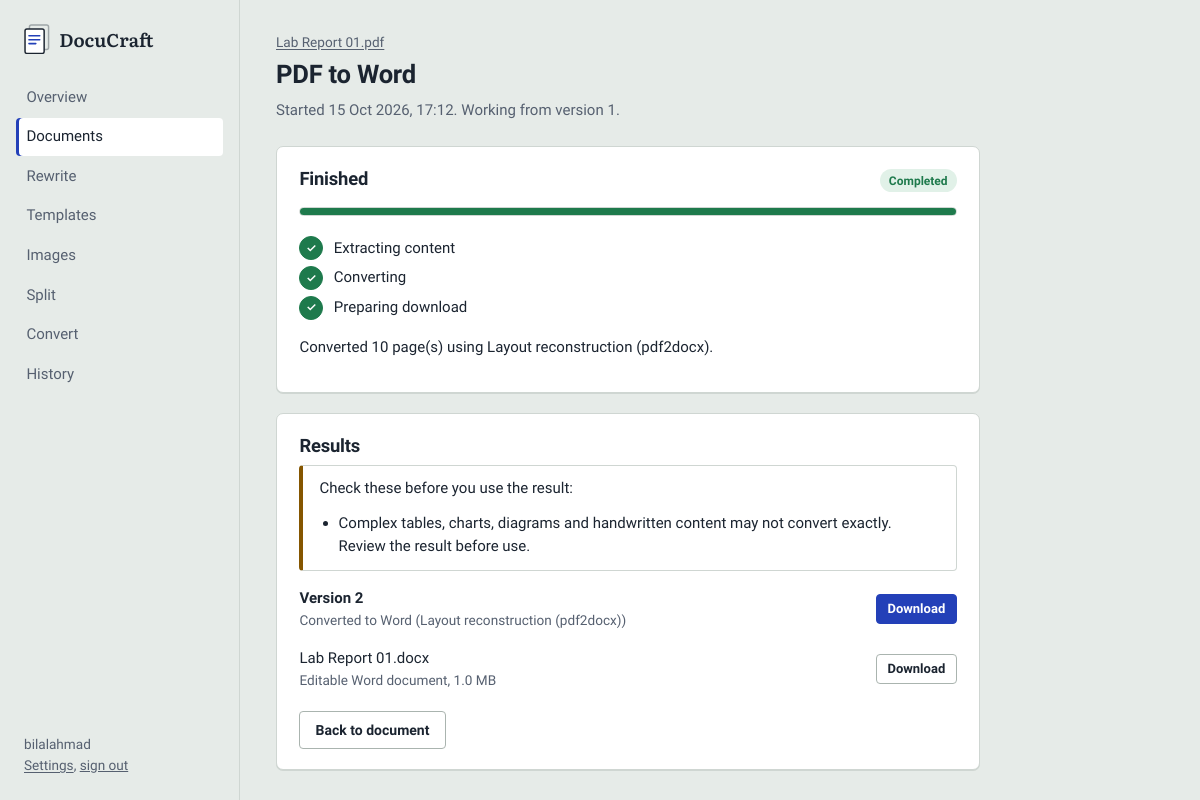
The app's page /jobs/1/ (signed in) with its own data.
### apps/documents/models.py (models this page shows, shortened)
class ProcessingJob(models.Model):
    OPERATIONS = [
        ("rewrite", "AI rewrite"),
        ("format", "Apply template"),
        ("image_edit", "Image edit"),
        ("split", "Split document"),
        ("convert_docx_pdf", "Word to PDF"),
        ("convert_pdf_docx", "PDF to Word"),
        ("pipeline", "Combined workflow"),
    ]
    STATUS = [("queued", "Queued"), ("running", "Running"), ("completed", "Completed"), ("failed", "Failed")]
    STAGES = [
        ("queued", "Queued"), ("extracting", "Extracting content"), ("rewriting", "Rewriting"),
        ("validating", "Validating"), ("enhancing", "Enhancing images"), ("formatting", "Formatting"),
        ("splitting", "Splitting"), ("converting", "Converting"), ("preparing", "Preparing download"),
        ("completed", "Completed"), ("failed", "Failed"),
    ]
    document = models.ForeignKey(Document, on_delete=models.CASCADE, related_name="jobs")
    user = models.ForeignKey(settings.AUTH_USER_MODEL, on_delete=models.CASCADE, related_name="jobs")
    operation = models.CharField(max_length=30, choices=OPERATIONS)
    status = models.CharField(max_length=20, choices=STATUS, default="queued")
    stage = models.CharField(max_length=20, choices=STAGES, default="queued")
    progress = models.PositiveSmallIntegerField(default=0)
    message = models.CharField(max_length=300, blank=True)
    options = models.JSONField(default=dict, blank=True)
    result = models.JSONField(default=dict, blank=True)
    source_version = models.ForeignKey(DocumentVersion, null=True, blank=True, on_delete=models.SET_NULL,
                                       related_name="jobs_as_source")
    output_version = models.ForeignKey(DocumentVersion, null=True, blank=True, on_delete=models.SET_NULL,
                                       related_name="jobs_as_output")
    error = models.TextField(blank=True)
    created_at = models.DateTimeField(auto_now_add=True)
    started_at = models.DateTimeField(null=True, blank=True)
    heartbeat_at = models.DateTimeField(null=True, blank=True)
    completed_at = models.DateTimeField(null=True, blank=True)
    class Meta:
        ordering = ["-created_at"]
    @property
    def is_active(self):
        return self.status in ("queued", "running")

class Document(models.Model):
    TYPE_CHOICES = [("docx", "Word"), ("pdf", "PDF")]
    STATUS_CHOICES = [("uploaded", "Uploaded"), ("processing", "Processing"), ("ready", "Ready"), ("failed", "Failed")]
    owner = models.ForeignKey(settings.AUTH_USER_MODEL, on_delete=models.CASCADE, related_name="documents")
    original_filename = models.CharField(max_length=255)
    original_file = models.FileField(upload_to=original_upload_to, max_length=300)
    file_type = models.CharField(max_length=10, choices=TYPE_CHOICES)
    file_size = models.PositiveBigIntegerField(default=0)
    page_count = models.PositiveIntegerField(null=True, blank=True)
    inspection = models.JSONField(default=dict, blank=True)
    status = models.CharField(max_length=20, choices=STATUS_CHOICES, default="uploaded")
    active_template = models.ForeignKey("templates_manager.DocumentTemplate", null=True, blank=True,
                                        on_delete=models.SET_NULL)
    error_message = models.TextField(blank=True)
    uploaded_at = models.DateTimeField(auto_now_add=True)
    updated_at = models.DateTimeField(auto_now=True)
    objects = DocumentQuerySet.as_manager()
    class Meta:
        ordering = ["-uploaded_at"]
        indexes = [models.Index(fields=["owner", "-uploaded_at"])]
    def get_absolute_url(self):
        return reverse("documents:detail", args=[self.pk])

class DocumentVersion(models.Model):
    OPERATIONS = [
        ("upload", "Original upload"),
        ("rewrite", "AI rewrite"),
        ("format", "Template formatting"),
        ("image_edit", "Image edit"),
        ("convert_pdf_docx", "Converted from PDF"),
        ("pipeline", "Combined workflow"),
    ]
    document = models.ForeignKey(Document, on_delete=models.CASCADE, related_name="versions")
    parent = models.ForeignKey("self", null=True, blank=True, on_delete=models.SET_NULL, related_name="children")
    version_number = models.PositiveIntegerField()
    file = models.FileField(upload_to=processed_upload_to, max_length=300)
    file_type = models.CharField(max_length=10, choices=Document.TYPE_CHOICES)
    operation = models.CharField(max_length=30, choices=OPERATIONS)
    summary = models.CharField(max_length=500, blank=True)
    details = models.JSONField(default=dict, blank=True)
    is_current = models.BooleanField(default=False)
    created_at = models.DateTimeField(auto_now_add=True)
    class Meta:
        ordering = ["-version_number"]
        unique_together = [("document", "version_number")]

class JobOutput(models.Model):
    job = models.ForeignKey(ProcessingJob, on_delete=models.CASCADE, related_name="outputs")
    file = models.FileField(upload_to=processed_upload_to, max_length=300)
    label = models.CharField(max_length=200)
    filename = models.CharField(max_length=200)
    file_type = models.CharField(max_length=10)
    size = models.PositiveBigIntegerField(default=0)
    created_at = models.DateTimeField(auto_now_add=True)
    class Meta:
        ordering = ["id"]

### apps/documents/views.py (the view)
# urls.py: path("jobs/<int:pk>/", views.job_detail, name="job"),
@login_required
def job_detail(request, pk):
    job = get_object_or_404(ProcessingJob.objects.select_related("document", "output_version"), pk=pk, user=request.user)
    stages = {
        "rewrite": ["extracting", "rewriting", "validating", "formatting", "preparing"],
        "pipeline": ["extracting", "rewriting", "validating", "formatting", "converting", "preparing"],
        "format": ["extracting", "formatting", "preparing"],
        "image_edit": ["extracting", "enhancing", "formatting"],
        "split": ["extracting", "splitting", "preparing"],
        "convert_docx_pdf": ["extracting", "converting", "preparing"],
        "convert_pdf_docx": ["extracting", "converting", "preparing"],
    }.get(job.operation, ["extracting", "preparing"])
    labels = dict(ProcessingJob.STAGES)
    return render(request, "documents/job.html", {"job": job, "stages": [(s, labels[s]) for s in stages]})

### apps/core/context_processors.py (called while the page is built)
def navigation(request):
    if not getattr(request, "user", None) or not request.user.is_authenticated:
        return {}
    match = getattr(request, "resolver_match", None)
    current = f"{match.namespace}:{match.url_name}" if match and match.namespace else ""
    items = []
    for url_name, label, prefixes in NAV:
        active = any(current == p or (p.endswith(":") and current.startswith(p)) for p in prefixes)
        items.append({"url": reverse(url_name), "label": label, "active": active})
    return {"nav_items": items}

### apps/core/templatetags/docucraft.py (called while the page is built)
@register.filter
def tone(status):
    return TONES.get(str(status), "quiet")

### templates/documents/job.html (shortened to what this page needs)
{% extends "base.html" %}{% load docucraft %}
{% block content %}
<div class="page-head">
  <div>
    <div class="crumb"><a href="{{ job.document.get_absolute_url }}">{{ job.document.original_filename }}</a></div>
    <h1>{{ job.get_operation_display }}</h1>
    <p>Started {{ job.created_at|date:"j M Y, H:i" }}.{% if job.source_version %} Working from version {{ job.source_version.version_number }}.{% endif %}</p>
  </div>
</div>
<section class="sheet job is-{{ job.status }}" data-job="{% url 'documents:job_status' job.pk %}" data-status="{{ job.status }}">
  <div class="sheet-head"><h2 data-job-title>{% if job.status == "completed" %}Finished{% elif job.status == "failed" %}This job did not finish{% else %}Working on it{% endif %}</h2><span class="badge badge--{{ job.status|tone }}" data-job-badge>{{ job.get_status_display }}</span></div>
  <div class="meter" role="progressbar" aria-label="Progress" aria-valuemin="0" aria-valuemax="100" aria-valuenow="{{ job.progress }}"><span style="width: {{ job.progress }}%"></span></div>
  <ol class="stages">
    {% for key, label in stages %}<li data-stage="{{ key }}">{{ label }}</li>{% endfor %}
  </ol>
  <p class="job-message" data-job-message aria-live="polite">{% if job.status == "failed" %}{{ job.error }}{% else %}{{ job.message }}{% endif %}</p>
</section>
{% if job.status == "completed" %}
<section class="sheet job">
  <h2>Results</h2>
  {% with warnings=job.result.warnings %}{% if warnings %}<div class="notice notice--warning"><p>Check these before you use the result:</p><ul>{% for w in warnings %}<li>{{ w }}</li>{% endfor %}</ul></div>{% endif %}{% endwith %}
  {% if job.output_version %}
  <ul class="rows" style="margin-top:1rem">
    <li><span class="grow"><strong>Version {{ job.output_version.version_number }}</strong><span class="muted small">{{ job.output_version.summary }}</span></span><a class="btn btn-sm btn-primary" href="{% url 'documents:download_version' job.output_version.pk %}">Download</a></li>
  </ul>
  {% endif %}
  {% with outs=job.outputs.all %}{% if outs %}
  <ul class="rows" style="margin-top:1rem">
    {% for o in outs %}<li><span class="grow"><span>{{ o.filename }}</span><span class="muted small">{{ o.label }}, {{ o.size|filesizeformat }}</span></span><a class="btn btn-sm" href="{% url 'documents:download_output' o.pk %}">Download</a></li>{% endfor %}
  </ul>
  {% endif %}{% endwith %}
  <div class="btn-row" style="margin-top:1.25rem"><a class="btn" href="{{ job.document.get_absolute_url }}">Back to document</a></div>
</section>
{% endif %}
{% endblock %}

### templates/base.html (shortened to what this page needs)
{% load static %}<!doctype html>
<html lang="en">
<head>
  <link rel="stylesheet" href="{% static 'css/app.css' %}">
</head>
<body>
{% block body %}
<div class="shell">
  <header class="rail">
    <a class="brand" href="{% url 'documents:dashboard' %}">{% include "partials/mark.html" %}<span class="brand-name">DocuCraft</span></a>
    <nav class="nav" aria-label="Main">
      {% for item in nav_items %}<a href="{{ item.url }}"{% if item.active %} aria-current="page"{% endif %}>{{ item.label }}</a>{% endfor %}
    </nav>
    <div class="rail-foot">
      <div>{{ request.user.get_username }}</div>
      <a href="{% url 'accounts:settings' %}">Settings</a>,
      <form method="post" action="{% url 'accounts:logout' %}">{% csrf_token %}<button class="link-btn" type="submit">sign out</button></form>
    </div>
  </header>
  <main class="main" id="main">
    {% block content %}{% endblock %}
  </main>
</div>
{% endblock %}
</body>
</html>

### records on screen
ProcessingJob: document.original_filename "Lab Report 01.pdf", operation "PDF to Word", created_at "15 Oct 2026, 17:12", source_version.version_number "1", status "Completed", message "Converted 10 page(s) using Layout reconstruction (pdf2docx).", output_version.version_number "2", output_version.summary "Converted to Word (Layout reconstruction (pdf2docx))"
JobOutput: filename "Lab Report 01.docx", label "Editable Word document", size|filesizeformat "1.0 MB"

### other values on screen
{{ item.label }} "Overview" "Documents" "Rewrite" "Templates" "Images" "Split" "Convert" "History"
{{ request.user.get_username }} "bilalahmad"
{{ label }} "Extracting content" "Converting" "Preparing download"
{{ w }} "Complex tables, charts, diagrams and handwritten content may not convert exactly. Review the result before use."
